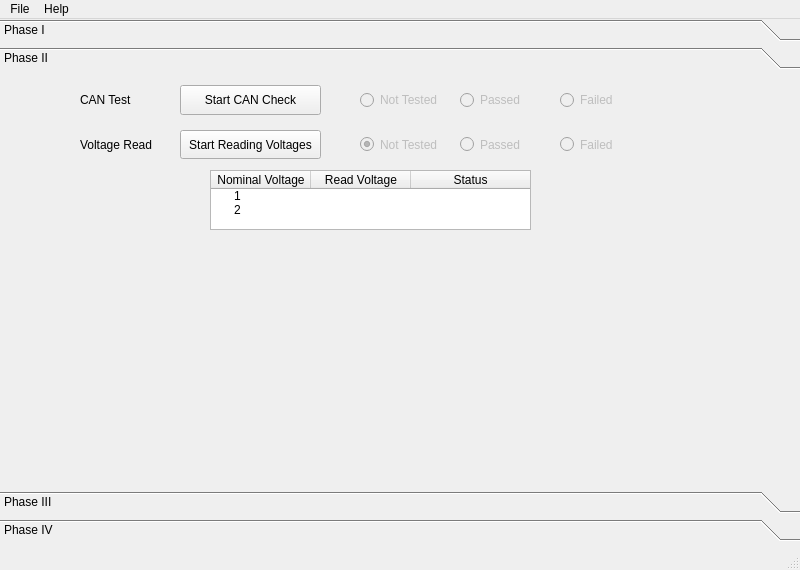
<?xml version="1.0" encoding="UTF-8"?>
<ui version="4.0">
 <class>MainWindow</class>
 <widget class="QMainWindow" name="MainWindow">
  <property name="geometry">
   <rect>
    <x>0</x>
    <y>0</y>
    <width>800</width>
    <height>570</height>
   </rect>
  </property>
  <property name="windowTitle">
   <string>H4V4QCS ELECTRONIC DEPARTMENT © FATAH CO</string>
  </property>
  <widget class="QWidget" name="centralwidget">
   <property name="sizePolicy">
    <sizepolicy hsizetype="Expanding" vsizetype="Expanding">
     <horstretch>0</horstretch>
     <verstretch>0</verstretch>
    </sizepolicy>
   </property>
   <widget class="QToolBox" name="tbxPages">
    <property name="geometry">
     <rect>
      <x>0</x>
      <y>0</y>
      <width>800</width>
      <height>550</height>
     </rect>
    </property>
    <property name="currentIndex">
     <number>1</number>
    </property>
    <widget class="QWidget" name="pgPhase1">
     <property name="geometry">
      <rect>
       <x>0</x>
       <y>0</y>
       <width>800</width>
       <height>415</height>
      </rect>
     </property>
     <attribute name="label">
      <string>Phase I</string>
     </attribute>
     <widget class="QLabel" name="label">
      <property name="geometry">
       <rect>
        <x>17</x>
        <y>10</y>
        <width>91</width>
        <height>20</height>
       </rect>
      </property>
      <property name="text">
       <string>Select COM Port</string>
      </property>
     </widget>
     <widget class="QComboBox" name="cmbComport">
      <property name="geometry">
       <rect>
        <x>130</x>
        <y>10</y>
        <width>101</width>
        <height>20</height>
       </rect>
      </property>
     </widget>
     <widget class="QPushButton" name="btnConnect">
      <property name="geometry">
       <rect>
        <x>334</x>
        <y>5</y>
        <width>101</width>
        <height>30</height>
       </rect>
      </property>
      <property name="text">
       <string>Connect</string>
      </property>
     </widget>
     <widget class="QLabel" name="label_2">
      <property name="geometry">
       <rect>
        <x>80</x>
        <y>55</y>
        <width>91</width>
        <height>20</height>
       </rect>
      </property>
      <property name="text">
       <string>Test Connection</string>
      </property>
     </widget>
     <widget class="QLabel" name="lblConnectionStatus">
      <property name="geometry">
       <rect>
        <x>460</x>
        <y>10</y>
        <width>131</width>
        <height>20</height>
       </rect>
      </property>
      <property name="text">
       <string>Disconnected</string>
      </property>
     </widget>
     <widget class="QPushButton" name="btnCheckConnection">
      <property name="geometry">
       <rect>
        <x>180</x>
        <y>50</y>
        <width>141</width>
        <height>30</height>
       </rect>
      </property>
      <property name="text">
       <string>Test Connection</string>
      </property>
     </widget>
     <widget class="QRadioButton" name="rbConNotest">
      <property name="enabled">
       <bool>false</bool>
      </property>
      <property name="geometry">
       <rect>
        <x>360</x>
        <y>50</y>
        <width>82</width>
        <height>30</height>
       </rect>
      </property>
      <property name="text">
       <string>Not Tested</string>
      </property>
      <property name="checked">
       <bool>false</bool>
      </property>
     </widget>
     <widget class="QRadioButton" name="rbConPass">
      <property name="enabled">
       <bool>false</bool>
      </property>
      <property name="geometry">
       <rect>
        <x>460</x>
        <y>50</y>
        <width>82</width>
        <height>30</height>
       </rect>
      </property>
      <property name="styleSheet">
       <string notr="true"/>
      </property>
      <property name="text">
       <string>Passed</string>
      </property>
     </widget>
     <widget class="QRadioButton" name="rbConFailed">
      <property name="enabled">
       <bool>false</bool>
      </property>
      <property name="geometry">
       <rect>
        <x>560</x>
        <y>50</y>
        <width>82</width>
        <height>30</height>
       </rect>
      </property>
      <property name="text">
       <string>Failed</string>
      </property>
     </widget>
     <widget class="QPushButton" name="btnRefComName">
      <property name="geometry">
       <rect>
        <x>246</x>
        <y>5</y>
        <width>75</width>
        <height>30</height>
       </rect>
      </property>
      <property name="text">
       <string>Refresh</string>
      </property>
     </widget>
     <widget class="QLabel" name="lblpwm">
      <property name="geometry">
       <rect>
        <x>80</x>
        <y>145</y>
        <width>91</width>
        <height>30</height>
       </rect>
      </property>
      <property name="text">
       <string>Generate PWM</string>
      </property>
     </widget>
     <widget class="QPushButton" name="btnCheckPWM">
      <property name="geometry">
       <rect>
        <x>180</x>
        <y>145</y>
        <width>141</width>
        <height>30</height>
       </rect>
      </property>
      <property name="text">
       <string>Generate PWM</string>
      </property>
     </widget>
     <widget class="QRadioButton" name="rbPWMFailed">
      <property name="enabled">
       <bool>false</bool>
      </property>
      <property name="geometry">
       <rect>
        <x>560</x>
        <y>145</y>
        <width>82</width>
        <height>30</height>
       </rect>
      </property>
      <property name="text">
       <string>Failed</string>
      </property>
     </widget>
     <widget class="QRadioButton" name="rbPWMNotest">
      <property name="enabled">
       <bool>false</bool>
      </property>
      <property name="geometry">
       <rect>
        <x>360</x>
        <y>145</y>
        <width>82</width>
        <height>30</height>
       </rect>
      </property>
      <property name="text">
       <string>Not Tested</string>
      </property>
      <property name="checked">
       <bool>false</bool>
      </property>
     </widget>
     <widget class="QRadioButton" name="rbPWMPass">
      <property name="enabled">
       <bool>false</bool>
      </property>
      <property name="geometry">
       <rect>
        <x>460</x>
        <y>145</y>
        <width>82</width>
        <height>30</height>
       </rect>
      </property>
      <property name="styleSheet">
       <string notr="true"/>
      </property>
      <property name="text">
       <string>Passed</string>
      </property>
     </widget>
     <widget class="QTreeWidget" name="trPWMSpec">
      <property name="geometry">
       <rect>
        <x>210</x>
        <y>190</y>
        <width>321</width>
        <height>81</height>
       </rect>
      </property>
      <property name="columnCount">
       <number>3</number>
      </property>
      <column>
       <property name="text">
        <string>CHANNEL</string>
       </property>
       <property name="textAlignment">
        <set>AlignCenter</set>
       </property>
      </column>
      <column>
       <property name="text">
        <string>FREQUENCY</string>
       </property>
       <property name="textAlignment">
        <set>AlignCenter</set>
       </property>
      </column>
      <column>
       <property name="text">
        <string>DUTY CYCLE</string>
       </property>
       <property name="textAlignment">
        <set>AlignCenter</set>
       </property>
      </column>
      <item>
       <property name="text">
        <string>1</string>
       </property>
       <property name="textAlignment">
        <set>AlignCenter</set>
       </property>
       <property name="text">
        <string>50 HZ</string>
       </property>
       <property name="textAlignment">
        <set>AlignCenter</set>
       </property>
       <property name="text">
        <string>50%</string>
       </property>
       <property name="textAlignment">
        <set>AlignCenter</set>
       </property>
      </item>
      <item>
       <property name="text">
        <string>2</string>
       </property>
       <property name="textAlignment">
        <set>AlignCenter</set>
       </property>
       <property name="text">
        <string>50 HZ</string>
       </property>
       <property name="textAlignment">
        <set>AlignCenter</set>
       </property>
       <property name="text">
        <string>25%</string>
       </property>
       <property name="textAlignment">
        <set>AlignCenter</set>
       </property>
      </item>
      <item>
       <property name="text">
        <string>3</string>
       </property>
       <property name="textAlignment">
        <set>AlignCenter</set>
       </property>
       <property name="text">
        <string>50 HZ</string>
       </property>
       <property name="textAlignment">
        <set>AlignCenter</set>
       </property>
       <property name="text">
        <string>75%</string>
       </property>
       <property name="textAlignment">
        <set>AlignCenter</set>
       </property>
      </item>
     </widget>
     <widget class="QRadioButton" name="rbTimerNotest">
      <property name="enabled">
       <bool>false</bool>
      </property>
      <property name="geometry">
       <rect>
        <x>360</x>
        <y>300</y>
        <width>82</width>
        <height>30</height>
       </rect>
      </property>
      <property name="text">
       <string>Not Tested</string>
      </property>
      <property name="checked">
       <bool>true</bool>
      </property>
     </widget>
     <widget class="QRadioButton" name="rbTimerPass">
      <property name="enabled">
       <bool>false</bool>
      </property>
      <property name="geometry">
       <rect>
        <x>460</x>
        <y>300</y>
        <width>82</width>
        <height>30</height>
       </rect>
      </property>
      <property name="styleSheet">
       <string notr="true"/>
      </property>
      <property name="text">
       <string>Passed</string>
      </property>
     </widget>
     <widget class="QLabel" name="lbltimer">
      <property name="geometry">
       <rect>
        <x>80</x>
        <y>300</y>
        <width>91</width>
        <height>30</height>
       </rect>
      </property>
      <property name="text">
       <string>Timers Check</string>
      </property>
     </widget>
     <widget class="QPushButton" name="btnCheckTimer">
      <property name="geometry">
       <rect>
        <x>180</x>
        <y>300</y>
        <width>141</width>
        <height>30</height>
       </rect>
      </property>
      <property name="text">
       <string>Start Check Timers</string>
      </property>
     </widget>
     <widget class="QRadioButton" name="rbTimerFailed">
      <property name="enabled">
       <bool>false</bool>
      </property>
      <property name="geometry">
       <rect>
        <x>560</x>
        <y>300</y>
        <width>82</width>
        <height>30</height>
       </rect>
      </property>
      <property name="text">
       <string>Failed</string>
      </property>
     </widget>
     <widget class="QTreeWidget" name="trTimerSpec">
      <property name="geometry">
       <rect>
        <x>210</x>
        <y>340</y>
        <width>321</width>
        <height>61</height>
       </rect>
      </property>
      <property name="columnCount">
       <number>3</number>
      </property>
      <column>
       <property name="text">
        <string>CHANNEL</string>
       </property>
       <property name="textAlignment">
        <set>AlignCenter</set>
       </property>
      </column>
      <column>
       <property name="text">
        <string>FREQUENCY</string>
       </property>
       <property name="textAlignment">
        <set>AlignCenter</set>
       </property>
      </column>
      <column>
       <property name="text">
        <string>DUTY CYCLE</string>
       </property>
       <property name="textAlignment">
        <set>AlignCenter</set>
       </property>
      </column>
      <item>
       <property name="text">
        <string>1</string>
       </property>
       <property name="textAlignment">
        <set>AlignCenter</set>
       </property>
       <property name="background">
        <brush brushstyle="NoBrush">
         <color alpha="255">
          <red>0</red>
          <green>85</green>
          <blue>255</blue>
         </color>
        </brush>
       </property>
       <property name="foreground">
        <brush brushstyle="NoBrush">
         <color alpha="255">
          <red>0</red>
          <green>85</green>
          <blue>255</blue>
         </color>
        </brush>
       </property>
       <property name="text">
        <string/>
       </property>
       <property name="background">
        <brush brushstyle="NoBrush">
         <color alpha="255">
          <red>0</red>
          <green>85</green>
          <blue>255</blue>
         </color>
        </brush>
       </property>
       <property name="foreground">
        <brush brushstyle="NoBrush">
         <color alpha="255">
          <red>0</red>
          <green>85</green>
          <blue>255</blue>
         </color>
        </brush>
       </property>
       <property name="text">
        <string/>
       </property>
       <property name="background">
        <brush brushstyle="NoBrush">
         <color alpha="255">
          <red>0</red>
          <green>85</green>
          <blue>255</blue>
         </color>
        </brush>
       </property>
       <property name="foreground">
        <brush brushstyle="NoBrush">
         <color alpha="255">
          <red>0</red>
          <green>85</green>
          <blue>255</blue>
         </color>
        </brush>
       </property>
      </item>
      <item>
       <property name="text">
        <string>2</string>
       </property>
       <property name="textAlignment">
        <set>AlignCenter</set>
       </property>
       <property name="background">
        <brush brushstyle="NoBrush">
         <color alpha="255">
          <red>0</red>
          <green>85</green>
          <blue>255</blue>
         </color>
        </brush>
       </property>
       <property name="foreground">
        <brush brushstyle="NoBrush">
         <color alpha="255">
          <red>0</red>
          <green>85</green>
          <blue>255</blue>
         </color>
        </brush>
       </property>
       <property name="text">
        <string/>
       </property>
       <property name="background">
        <brush brushstyle="NoBrush">
         <color alpha="255">
          <red>0</red>
          <green>85</green>
          <blue>255</blue>
         </color>
        </brush>
       </property>
       <property name="foreground">
        <brush brushstyle="NoBrush">
         <color alpha="255">
          <red>0</red>
          <green>85</green>
          <blue>255</blue>
         </color>
        </brush>
       </property>
       <property name="text">
        <string/>
       </property>
       <property name="background">
        <brush brushstyle="NoBrush">
         <color alpha="255">
          <red>0</red>
          <green>85</green>
          <blue>255</blue>
         </color>
        </brush>
       </property>
       <property name="foreground">
        <brush brushstyle="NoBrush">
         <color alpha="255">
          <red>0</red>
          <green>85</green>
          <blue>255</blue>
         </color>
        </brush>
       </property>
      </item>
     </widget>
     <zorder>label</zorder>
     <zorder>cmbComport</zorder>
     <zorder>btnConnect</zorder>
     <zorder>label_2</zorder>
     <zorder>lblConnectionStatus</zorder>
     <zorder>btnCheckConnection</zorder>
     <zorder>rbConPass</zorder>
     <zorder>rbConFailed</zorder>
     <zorder>rbConNotest</zorder>
     <zorder>btnRefComName</zorder>
     <zorder>lblpwm</zorder>
     <zorder>btnCheckPWM</zorder>
     <zorder>rbPWMFailed</zorder>
     <zorder>rbPWMNotest</zorder>
     <zorder>rbPWMPass</zorder>
     <zorder>trPWMSpec</zorder>
     <zorder>rbTimerNotest</zorder>
     <zorder>rbTimerPass</zorder>
     <zorder>lbltimer</zorder>
     <zorder>btnCheckTimer</zorder>
     <zorder>rbTimerFailed</zorder>
     <zorder>trTimerSpec</zorder>
    </widget>
    <widget class="QWidget" name="pgPhase2">
     <property name="geometry">
      <rect>
       <x>0</x>
       <y>0</y>
       <width>800</width>
       <height>415</height>
      </rect>
     </property>
     <attribute name="label">
      <string>Phase II</string>
     </attribute>
     <widget class="QPushButton" name="btnCheckTimer_2">
      <property name="geometry">
       <rect>
        <x>180</x>
        <y>10</y>
        <width>141</width>
        <height>30</height>
       </rect>
      </property>
      <property name="text">
       <string>Start CAN Check</string>
      </property>
     </widget>
     <widget class="QRadioButton" name="rbTimerPass_2">
      <property name="enabled">
       <bool>false</bool>
      </property>
      <property name="geometry">
       <rect>
        <x>460</x>
        <y>10</y>
        <width>82</width>
        <height>30</height>
       </rect>
      </property>
      <property name="styleSheet">
       <string notr="true"/>
      </property>
      <property name="text">
       <string>Passed</string>
      </property>
     </widget>
     <widget class="QRadioButton" name="rbTimerFailed_2">
      <property name="enabled">
       <bool>false</bool>
      </property>
      <property name="geometry">
       <rect>
        <x>560</x>
        <y>10</y>
        <width>82</width>
        <height>30</height>
       </rect>
      </property>
      <property name="text">
       <string>Failed</string>
      </property>
     </widget>
     <widget class="QLabel" name="lbltimer_2">
      <property name="geometry">
       <rect>
        <x>80</x>
        <y>10</y>
        <width>91</width>
        <height>30</height>
       </rect>
      </property>
      <property name="text">
       <string>CAN Test</string>
      </property>
     </widget>
     <widget class="QRadioButton" name="rbTimerNotest_2">
      <property name="enabled">
       <bool>false</bool>
      </property>
      <property name="geometry">
       <rect>
        <x>360</x>
        <y>10</y>
        <width>82</width>
        <height>30</height>
       </rect>
      </property>
      <property name="text">
       <string>Not Tested</string>
      </property>
      <property name="checked">
       <bool>false</bool>
      </property>
     </widget>
     <widget class="QRadioButton" name="rbTimerPass_3">
      <property name="enabled">
       <bool>false</bool>
      </property>
      <property name="geometry">
       <rect>
        <x>460</x>
        <y>55</y>
        <width>82</width>
        <height>29</height>
       </rect>
      </property>
      <property name="styleSheet">
       <string notr="true"/>
      </property>
      <property name="text">
       <string>Passed</string>
      </property>
     </widget>
     <widget class="QLabel" name="lbltimer_3">
      <property name="geometry">
       <rect>
        <x>80</x>
        <y>55</y>
        <width>91</width>
        <height>29</height>
       </rect>
      </property>
      <property name="text">
       <string>Voltage Read</string>
      </property>
     </widget>
     <widget class="QPushButton" name="btnCheckTimer_3">
      <property name="geometry">
       <rect>
        <x>180</x>
        <y>55</y>
        <width>141</width>
        <height>29</height>
       </rect>
      </property>
      <property name="text">
       <string>Start Reading Voltages</string>
      </property>
     </widget>
     <widget class="QRadioButton" name="rbTimerFailed_3">
      <property name="enabled">
       <bool>false</bool>
      </property>
      <property name="geometry">
       <rect>
        <x>560</x>
        <y>55</y>
        <width>82</width>
        <height>29</height>
       </rect>
      </property>
      <property name="text">
       <string>Failed</string>
      </property>
     </widget>
     <widget class="QTreeWidget" name="trTimerSpec_3">
      <property name="geometry">
       <rect>
        <x>210</x>
        <y>95</y>
        <width>321</width>
        <height>60</height>
       </rect>
      </property>
      <property name="columnCount">
       <number>3</number>
      </property>
      <column>
       <property name="text">
        <string>Nominal Voltage</string>
       </property>
       <property name="textAlignment">
        <set>AlignCenter</set>
       </property>
      </column>
      <column>
       <property name="text">
        <string>Read Voltage</string>
       </property>
       <property name="textAlignment">
        <set>AlignCenter</set>
       </property>
      </column>
      <column>
       <property name="text">
        <string>Status</string>
       </property>
       <property name="textAlignment">
        <set>AlignCenter</set>
       </property>
      </column>
      <item>
       <property name="text">
        <string>1</string>
       </property>
       <property name="textAlignment">
        <set>AlignCenter</set>
       </property>
       <property name="background">
        <brush brushstyle="NoBrush">
         <color alpha="255">
          <red>0</red>
          <green>85</green>
          <blue>255</blue>
         </color>
        </brush>
       </property>
       <property name="foreground">
        <brush brushstyle="NoBrush">
         <color alpha="255">
          <red>0</red>
          <green>85</green>
          <blue>255</blue>
         </color>
        </brush>
       </property>
       <property name="text">
        <string/>
       </property>
       <property name="background">
        <brush brushstyle="NoBrush">
         <color alpha="255">
          <red>0</red>
          <green>85</green>
          <blue>255</blue>
         </color>
        </brush>
       </property>
       <property name="foreground">
        <brush brushstyle="NoBrush">
         <color alpha="255">
          <red>0</red>
          <green>85</green>
          <blue>255</blue>
         </color>
        </brush>
       </property>
       <property name="text">
        <string/>
       </property>
       <property name="background">
        <brush brushstyle="NoBrush">
         <color alpha="255">
          <red>0</red>
          <green>85</green>
          <blue>255</blue>
         </color>
        </brush>
       </property>
       <property name="foreground">
        <brush brushstyle="NoBrush">
         <color alpha="255">
          <red>0</red>
          <green>85</green>
          <blue>255</blue>
         </color>
        </brush>
       </property>
      </item>
      <item>
       <property name="text">
        <string>2</string>
       </property>
       <property name="textAlignment">
        <set>AlignCenter</set>
       </property>
       <property name="background">
        <brush brushstyle="NoBrush">
         <color alpha="255">
          <red>0</red>
          <green>85</green>
          <blue>255</blue>
         </color>
        </brush>
       </property>
       <property name="foreground">
        <brush brushstyle="NoBrush">
         <color alpha="255">
          <red>0</red>
          <green>85</green>
          <blue>255</blue>
         </color>
        </brush>
       </property>
       <property name="text">
        <string/>
       </property>
       <property name="background">
        <brush brushstyle="NoBrush">
         <color alpha="255">
          <red>0</red>
          <green>85</green>
          <blue>255</blue>
         </color>
        </brush>
       </property>
       <property name="foreground">
        <brush brushstyle="NoBrush">
         <color alpha="255">
          <red>0</red>
          <green>85</green>
          <blue>255</blue>
         </color>
        </brush>
       </property>
       <property name="text">
        <string/>
       </property>
       <property name="background">
        <brush brushstyle="NoBrush">
         <color alpha="255">
          <red>0</red>
          <green>85</green>
          <blue>255</blue>
         </color>
        </brush>
       </property>
       <property name="foreground">
        <brush brushstyle="NoBrush">
         <color alpha="255">
          <red>0</red>
          <green>85</green>
          <blue>255</blue>
         </color>
        </brush>
       </property>
      </item>
     </widget>
     <widget class="QRadioButton" name="rbTimerNotest_3">
      <property name="enabled">
       <bool>false</bool>
      </property>
      <property name="geometry">
       <rect>
        <x>360</x>
        <y>55</y>
        <width>82</width>
        <height>29</height>
       </rect>
      </property>
      <property name="text">
       <string>Not Tested</string>
      </property>
      <property name="checked">
       <bool>true</bool>
      </property>
     </widget>
    </widget>
    <widget class="QWidget" name="pgPhase3">
     <property name="geometry">
      <rect>
       <x>0</x>
       <y>0</y>
       <width>800</width>
       <height>415</height>
      </rect>
     </property>
     <attribute name="label">
      <string>Phase III</string>
     </attribute>
    </widget>
    <widget class="QWidget" name="pgPhase4">
     <property name="geometry">
      <rect>
       <x>0</x>
       <y>0</y>
       <width>800</width>
       <height>415</height>
      </rect>
     </property>
     <attribute name="label">
      <string>Phase IV</string>
     </attribute>
    </widget>
    <widget class="QWidget" name="pgPhase5">
     <property name="geometry">
      <rect>
       <x>0</x>
       <y>0</y>
       <width>800</width>
       <height>415</height>
      </rect>
     </property>
     <attribute name="label">
      <string>Phase V</string>
     </attribute>
    </widget>
   </widget>
  </widget>
  <widget class="QMenuBar" name="menubar">
   <property name="geometry">
    <rect>
     <x>0</x>
     <y>0</y>
     <width>800</width>
     <height>21</height>
    </rect>
   </property>
   <widget class="QMenu" name="menuFile">
    <property name="title">
     <string>File</string>
    </property>
    <addaction name="actionExit"/>
   </widget>
   <widget class="QMenu" name="menuHelp">
    <property name="title">
     <string>Help</string>
    </property>
    <addaction name="actionAbout"/>
   </widget>
   <addaction name="menuFile"/>
   <addaction name="menuHelp"/>
  </widget>
  <widget class="QStatusBar" name="statusbar"/>
  <action name="actionExit">
   <property name="text">
    <string>Exit</string>
   </property>
  </action>
  <action name="actionAbout">
   <property name="text">
    <string>About</string>
   </property>
  </action>
 </widget>
 <resources/>
 <connections/>
</ui>
